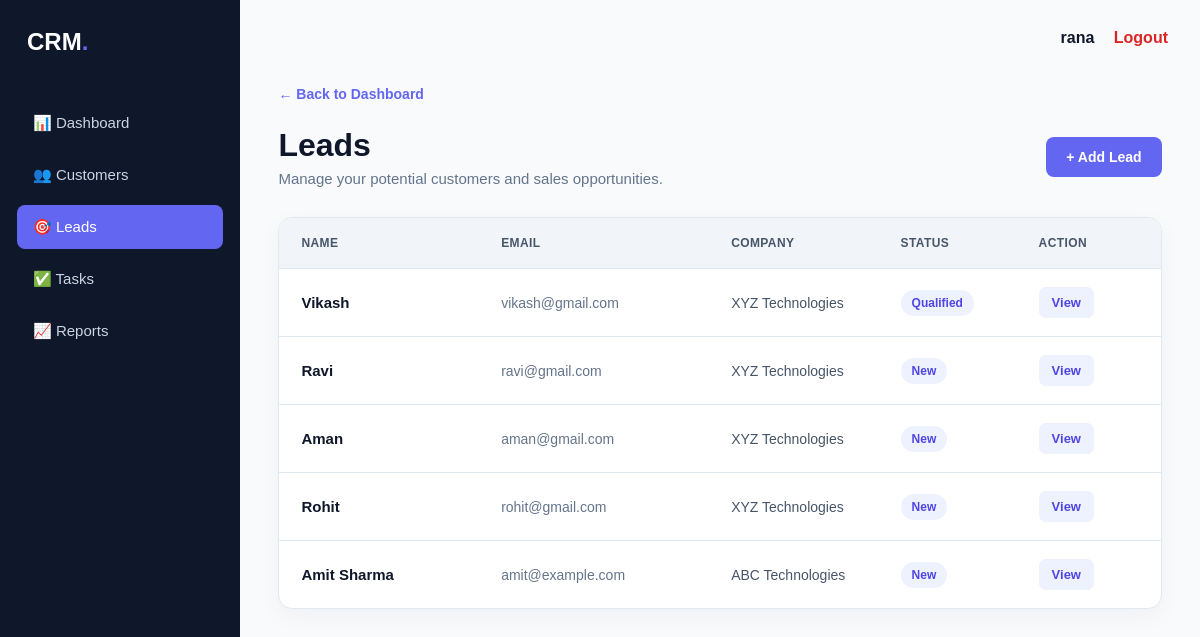
/leads/ (signed in), run on the app's committed database.
### crm/models.py (models this page shows, shortened)
class Lead(models.Model):
    STATUS_CHOICES = [
        ("New", "New"),
        ("Contacted", "Contacted"),
        ("Qualified", "Qualified"),
        ("Converted", "Converted"),
        ("Lost", "Lost"),
    ]
    name = models.CharField(max_length=100)
    email = models.EmailField()
    phone = models.CharField(max_length=20)
    company = models.CharField(
        max_length=100,
        blank=True
    )
    source = models.CharField(
        max_length=100,
        blank=True
    )
    status = models.CharField(
        max_length=20,
        choices=STATUS_CHOICES,
        default="New"
    )
    notes = models.TextField(
        blank=True
    )
    created_at = models.DateTimeField(
        auto_now_add=True
    )

### crm/views.py (the view)
@login_required(login_url="login")
def lead_list(request):
    leads = Lead.objects.order_by("-created_at")
    context = {
        "leads": leads,
    }
    return render(
        request,
        "crm/lead_list.html",
        context
    )

### crm/templates/crm/lead_list.html (shortened to what this page needs)
<!DOCTYPE html>
<html lang="en">
<head>
</head>
<body>
<div class="layout">
    <aside class="sidebar">
        <div class="logo">
            CRM<span>.</span>
        </div>
        <nav>
            <a href="{% url 'dashboard' %}">
                📊 Dashboard
            </a>
            <a href="{% url 'customer_list' %}">
                👥 Customers
            </a>
            <a href="{% url 'lead_list' %}" class="active">
                🎯 Leads
            </a>
            <a href="{% url 'task_list' %}">
                ✅ Tasks
            </a>
            <a href="{% url 'reports' %}">
                📈 Reports
            </a>
        </nav>
    </aside>
    <main class="main-content">
        <div class="topbar">
            <div>
                <strong>{{ request.user.username }}</strong>
                <a href="{% url 'logout' %}">
                    Logout
                </a>
            </div>
        </div>
        <div class="page">
            <a
                href="{% url 'dashboard' %}"
                class="back"
            >
                ← Back to Dashboard
            </a>
            <div class="header">
                <div>
                    <h1>
                        Leads
                    </h1>
                    <p>
                        Manage your potential customers and sales opportunities.
                    </p>
                </div>
                <a
                    href="{% url 'lead_create' %}"
                    class="add-btn"
                >
                    + Add Lead
                </a>
            </div>
            <div class="lead-card">
                <div class="lead-row lead-header">
                    <div>Name</div>
                    <div>Email</div>
                    <div>Company</div>
                    <div>Status</div>
                    <div>Action</div>
                </div>
                {% if leads %}
                    {% for lead in leads %}
                        <div class="lead-row">
                            <div class="lead-name">
                                {{ lead.name }}
                            </div>
                            <div class="lead-email">
                                {{ lead.email }}
                            </div>
                            <div class="company">
                                {{ lead.company|default:"No company" }}
                            </div>
                            <div>
                                <span class="status">
                                    {{ lead.status }}
                                </span>
                            </div>
                            <div>
                                <a
                                    href="{% url 'lead_detail' lead.id %}"
                                    class="view-btn"
                                >
                                    View
                                </a>
                            </div>
                        </div>
                    {% endfor %}
                {% endif %}
            </div>
        </div>
    </main>
</div>
</body>
</html>

### crm/templates/crm/lead_list.html (style rules this page uses)
* { margin: 0; padding: 0; box-sizing: border-box; }
body { font-family: Arial, sans-serif; background: #f8fafc; color: #0f172a; }
.page { padding: 40px 0; }
.back { display: inline-flex; align-items: center; gap: 6px; margin-bottom: 25px; color: #6366f1; text-decoration: none; font-weight: 700; font-size: 14px; }
.header { display: flex; justify-content: space-between; align-items: center; gap: 20px; margin-bottom: 30px; }
.header h1 { font-size: 32px; margin-bottom: 6px; }
.header p { color: #64748b; font-size: 15px; }
.add-btn { display: inline-flex; align-items: center; gap: 6px; padding: 12px 18px; background: #6366f1; color: white; border-radius: 8px; text-decoration: none; font-weight: 700; font-size: 14px; transition: 0.2s; }
.lead-card { background: white; border: 1px solid #e2e8f0; border-radius: 14px; overflow: hidden; box-shadow: 0 8px 25px rgba(15, 23, 42, 0.04); }
.lead-row { display: grid; grid-template-columns: 1.2fr 1.4fr 1fr 120px 100px; align-items: center; gap: 18px; padding: 18px 22px; border-bottom: 1px solid #e2e8f0; }
.lead-row:last-child { border-bottom: none; }
.lead-header { background: #f1f5f9; color: #475569; font-size: 12px; font-weight: 800; text-transform: uppercase; letter-spacing: 0.4px; }
.lead-name { font-weight: 700; font-size: 15px; }
.lead-email { color: #64748b; font-size: 14px; }
.company { color: #475569; font-size: 14px; }
.status { display: inline-block; width: fit-content; padding: 6px 11px; border-radius: 20px; background: #eef2ff; color: #4f46e5; font-size: 12px; font-weight: 700; }
.view-btn { display: inline-block; padding: 8px 13px; border-radius: 7px; background: #eef2ff; color: #4f46e5; text-decoration: none; font-size: 13px; font-weight: 700; transition: 0.2s; }
.layout { display: flex; min-height: 100vh; }
.sidebar { width: 240px; min-height: 100vh; background: #0f172a; padding: 28px 17px; flex-shrink: 0; }
.logo { color: white; font-size: 24px; font-weight: 800; margin-left: 10px; margin-bottom: 45px; }
.logo span { color: #6366f1; }
.sidebar nav { display: flex; flex-direction: column; gap: 8px; }
.sidebar nav a { color: #cbd5e1; text-decoration: none; padding: 13px 16px; border-radius: 8px; font-size: 15px; transition: .2s; }
.sidebar nav a.active { background: #6366f1; color: white; }
.main-content { flex: 1; min-width: 0; }
.topbar { height: 75px; display: flex; justify-content: flex-end; align-items: center; padding: 0 32px; }
.topbar strong { margin-right: 15px; }
.topbar a { color: #dc2626; text-decoration: none; font-weight: 700; }
.page { width: 92%; max-width: 1150px; margin: auto; padding: 10px 0 40px; }
.add-btn { display: inline-flex; align-items: center; justify-content: center; white-space: nowrap; padding: 12px 20px; background: #6366f1; color: white; border-radius: 8px; text-decoration: none; font-weight: 700; font-size: 14px; transition: .2s; }

### data on the page
Lead: name "Vikash", email "vikash@gmail.com", company "XYZ Technologies", status "Qualified"
Lead: name "Ravi", email "ravi@gmail.com", company "XYZ Technologies", status "New"
Lead: name "Aman", email "aman@gmail.com", company "XYZ Technologies", status "New"
Lead: name "Rohit", email "rohit@gmail.com", company "XYZ Technologies", status "New"
Lead: name "Amit Sharma", email "amit@example.com", company "ABC Technologies", status "New"

### other printed values
{{ request.user.username }} "rana"
